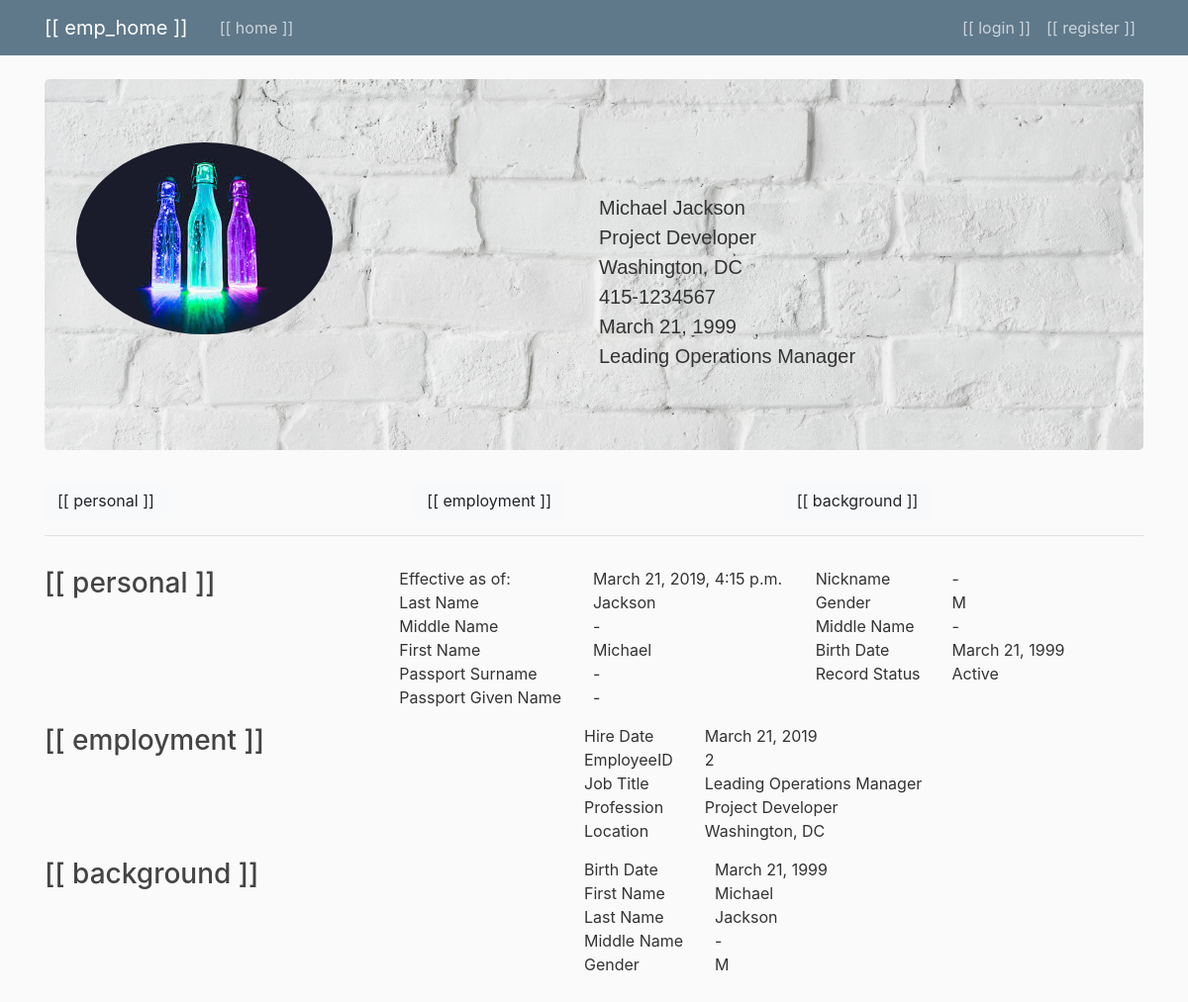
The app's page /5/ with its own data.
### employee/models.py (models this page shows)
class EmployeeProfile(models.Model):
    profession = models.CharField(max_length = 100, default='-')
    date_posted = models.DateTimeField(default = timezone.now)
    worker = models.ForeignKey(User, on_delete = models.CASCADE)
    EmployeeID = models.IntegerField(default=0)
    First_Name = models.CharField(max_length=200, verbose_name='First Name', default='-')
    Middle_Name = models.CharField(max_length=200, verbose_name='Middle Name',default='-')
    Last_Name = models.CharField(max_length=200, verbose_name='Last Name', default='-')
    Prefix = models.CharField(max_length=200, verbose_name='Prefix', default='-')
    Nickname = models.CharField(max_length=200, verbose_name='Nickname', default='-')
    Gender = models.CharField(max_length=1, verbose_name='Gender', choices=GENDER, default=GENDER[0][0])
    Birth_date = models.DateField(default=timezone.now)
    Passport_Surname = models.CharField(max_length=200, verbose_name='Passport Surname', default='-')
    Passport_Given_Name = models.CharField(max_length=200, verbose_name='Passport Given Name', default='-')
    Job_Title = models.CharField(max_length=200, verbose_name='Job Title', default='-')
    Business_Phone = models.CharField(max_length=12, verbose_name='Business Phone', default='-')
    Location = models.CharField(max_length=200, verbose_name='Location', default='-')
    Hire_Date = models.DateField(default=timezone.now)
    Record_Status = models.IntegerField(choices=RECORD_TYPE, verbose_name='Record Status', default=RECORD_TYPE[0][0])

### users/models.py (models this page shows, shortened)
class Profile(models.Model):
    user = models.OneToOneField(User, on_delete=models.CASCADE)
    image = models.ImageField(default='default.jpeg', upload_to='profile_pics')

### employee/views.py (the view)
# urls.py: path('<int:pk>/', GetObject.as_view(template_name='employee/object.html'), name='object'),
class GetObject(DetailView):
    model = EmployeeProfile
    context_object_name = 'employee_obj'

### employee/templates/employee/object.html
{% extends "employee/base.html" %}
{% block content %}
  <div  class="wrapper">
    <div class="jumbotron wrap">
      <div class="form-row">
        <div class="col-md-6">
          <img class="img-responsive rounded-circle" src="{{ employee_obj.worker.profile.image.url }}">
        </div>
        <div class="col-md-6 mt-3 mb-3 gen_info">
          <span>{{ employee_obj.First_Name }}</span>
          <span>{{ employee_obj.Last_Name }}</span><br>
          <span>{{ employee_obj.profession }}</span><br>
          <span>{{ employee_obj.Location }}</span><br>
          <span>{{ employee_obj.Business_Phone }}</span><br>
          <span>{{ employee_obj.Birth_date }}</span><br>
          <span>{{ employee_obj.Job_Title }}</span><br>
        </div>
      </div>
    </div>
    <div class="wrapper mt-3 game">
        <div class="form-row">
            <div class="col xs-4">
                <button class="btn btn-light" href = "#" v-on:click="seen1 = !seen1, seen2 = false, seen3 = false, seen4 = false">
                    [[ personal ]]
                </button>
            </div>
            <div class="col xs-4">
                <button class="btn btn-light" href = "#" v-on:click="seen2 = !seen2, seen1 = false, seen3 = false, seen4 = false">
                    [[ employment ]]
                </button>
            </div>
            <div class="col xs-4">
                <button class="btn btn-light" href = "#" v-on:click="seen3 = !seen3, seen2 = false, seen1 = false, seen4 = false">
                    [[ background ]]
                </button>
            </div>
        </div>
        <hr>
        <div v-show="seen1" class="form-row per_info">
          <div class="col-md-4">
            <h3>[[ personal ]]</h3>
          </div>
          <div class="col-md-4">
              <div class="row">
                <div class="col-xs-2 mr-3">
                  <span>Effective as of:</span><br>
                  <span>Last Name</span><br>
                  <span>Middle Name</span><br>
                  <span>First Name</span><br>
                  <span>Passport Surname</span><br>
                  <span>Passport Given Name</span><br>
                </div>
                <div class="col-xs-2 ml-3">
                  <span>{{ employee_obj.date_posted }} </span><br>
                  <span>{{ employee_obj.Last_Name }}</span><br>
                  <span>{{ employee_obj.Middle_Name }}</span><br>
                  <span>{{ employee_obj.First_Name }}</span><br>
                  <span>{{ employee_obj.Passport_Surname }}</span><br>
                  <span>{{ employee_obj.Passport_Given_Name }}</span><br>
                </div>
              </div>
          </div>
          <div class="col-md-4">
            <div class="row ml-3">
              <div class="col-xs-2 mr-3 ml-3">
                <span>Nickname</span><br>
                <span>Gender</span><br>
                <span>Middle Name</span><br>
                <span>Birth Date</span><br>
                <span>Record Status</span><br>
              </div>
              <div class="col-xs-2 ml-3">
                <span>{{ employee_obj.Nickname }} </span><br>
                <span>{{ employee_obj.Gender }}</span><br>
                <span>{{ employee_obj.Middle_Name }}</span><br>
                <span>{{ employee_obj.Birth_date }}</span><br>
                {% if employee_obj.Record_Status == 1 %}
                  <span>Inactive</span><br>
                {% else %}
                  <span>Active</span><br>
                {% endif %}
              </div>
            </div>
          </div>
        </div>
        <div v-show="seen2" class="form-row back_info">
          <div class="col-md-6">
            <h3>[[ employment ]]</h3>
          </div>
          <div class="col-md-6">
              <div class="row">
                <div class="col-xs-2 mr-3">
                  <span>Hire Date</span><br>
                  <span>EmployeeID</span><br>
                  <span>Job Title</span><br>
                  <span>Profession</span><br>
                  <span>Location</span><br>
                </div>
                <div class="col-xs-2 ml-3">
                  <span>{{ employee_obj.Hire_Date }} </span><br>
                  <span>{{ employee_obj.EmployeeID }}</span><br>
                  <span>{{ employee_obj.Job_Title }}</span><br>
                  <span>{{ employee_obj.profession }}</span><br>
                  <span>{{ employee_obj.Location }} </span><br>
                </div>
              </div>
            </div>
        </div>
        <div v-show="seen3" class="form-row employ_info">
            <div class="col-md-6">
                <h3>[[ background ]]</h3>
              </div>
          <div class="col-md-6">
            <div class="row">
              <div class="col-xs-2 mr-3">
                <span>Birth Date</span><br>
                <span>First Name</span><br>
                <span>Last Name</span><br>
                <span>Middle Name</span><br>
                <span>Gender</span><br>
              </div>
              <div class="col-xs-2 ml-3">
                <span>{{ employee_obj.Birth_date }} </span><br>
                <span>{{ employee_obj.First_Name }}</span><br>
                <span>{{ employee_obj.Last_Name }}</span><br>
                <span>{{ employee_obj.Middle_Name }}</span><br>
                <span>{{ employee_obj.Gender }} </span><br>
              </div>
            </div>
          </div>
        </div>
    </div>
  </div>
{% endblock content %}

### employee/static/employee/main.css (style rules this page uses)
body { background: #fafafa; color: #333333; margin-top: 5rem; padding-bottom: 80px; }
h1, h2, h3, h4, h5, h6 { color: #444444; }
.wrap { background-image: url('/media/back.jpg'); background-position: center center; background-repeat: no-repeat; background-attachment: fixed; background-size: cover; }
.gen_info { font-size: 20px; font-family: 'Motsserat', sans-serif; padding-top: 35px; }
.img-responsive { width:50%; }
.per_info { padding-top: 15px; }
.back_info { padding-top: 15px; }
.employ_info { padding-top: 15px; }

### records on screen
EmployeeProfile: worker.profile.image (placeholder picture), First_Name "Michael", Last_Name "Jackson", profession "Project Developer", Location "Washington, DC", Business_Phone "415-1234567", Birth_date "March 21, 1999", Job_Title "Leading Operations Manager", date_posted "March 21, 2019, 4:15 p.m.", Middle_Name "-", Passport_Surname "-", Passport_Given_Name "-", Nickname "-", Gender "M", Hire_Date "March 21, 2019", EmployeeID "2"
